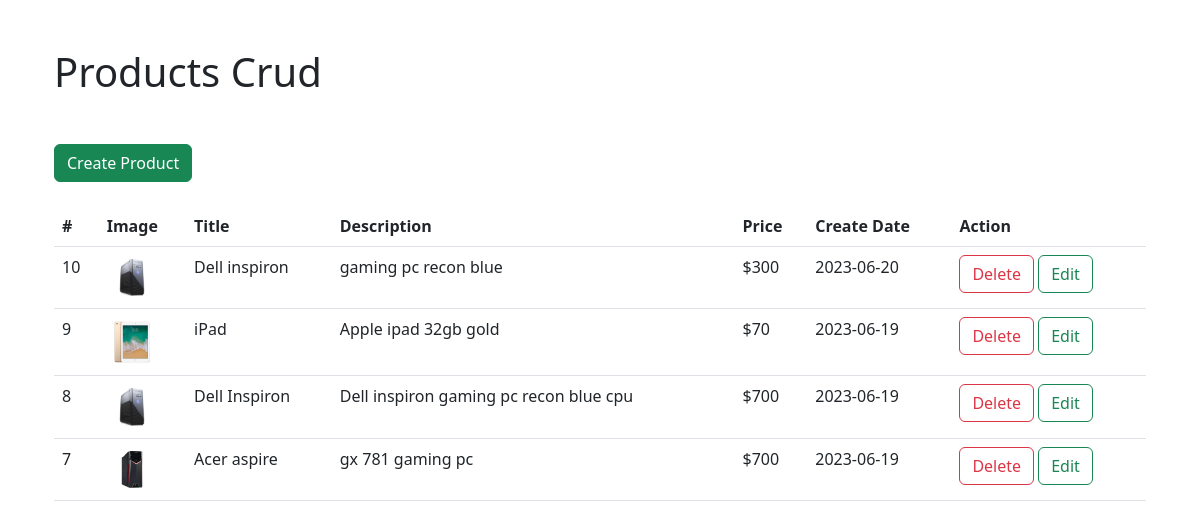
The page / on the database its author committed.
### tables this page shows
CREATE TABLE `products` (
  `id` int(10) NOT NULL,
  `image` varchar(500) NOT NULL,
  `title` varchar(50) NOT NULL,
  `price` double DEFAULT NULL,
  `date_created` date DEFAULT current_timestamp(),
  `description` varchar(1000) DEFAULT NULL
);

### includes/autoloader.php (called while the page is built, shortened)
<?php
function myAutoLoader($className)
{
    $url = $_SERVER['HTTP_HOST'] . $_SERVER['REQUEST_URI'];
    if (strpos($url, 'includes') !== false) {
        $path = '../classes/';
    } else {
        $path = 'classes/';
    }
    $ext = ".php";
}

### classes/Database.php (called while the page is built)
<?php
class Database
{
    private $host = "localhost";
    private $user = "root";
    private $password = "";
    private $dbName = "products-crud";
    protected function connect()
    {
        $dsn = 'mysql:host=' . $this->host . ';dbname=' . $this->dbName;
        $pdo = new PDO($dsn, $this->user, $this->password);
        $pdo->setAttribute(PDO::ATTR_DEFAULT_FETCH_MODE, PDO::FETCH_ASSOC);
        return $pdo;
    }
}

### classes/Products.php (called while the page is built, shortened)
<?php
class Products extends Database
{
    protected function getProducts()
    {
        $query = "SELECT * FROM products ORDER BY id DESC ";
        $stmt = $this->connect()->prepare($query);
        $stmt->execute();
        $products = $stmt->fetchAll();
        return $products;
    }
}

### classes/ProductsView.php (called while the page is built)
<?php
class ProductsView extends Products
{
    public function showProducts()
    {
        $results = $this->getProducts();
        return $results;
    }
}

### index.php (the view, shortened to what this page needs)
<?php
include_once 'includes/header.php';
?>
<div class="container p-4">
    <h1 class="my-4">Products Crud</h1>
    <a href="create-product.php" class="btn btn-success my-4">Create Product</a>
    <table class="table">
        <thead>
            <tr>
                <th scope="col">#</th>
                <th scope="col">Image</th>
                <th scope="col">Title</th>
                <th scope="col">Description</th>
                <th scope="col">Price</th>
                <th scope="col">Create Date</th>
                <th scope="col">Action</th>
            </tr>
        </thead>
        <tbody>
            <?php
            $showProducts = new ProductsView();
            $products = $showProducts->showProducts();
            foreach ($products as $key => $product) {
            ?>
                <tr>
                    <td><?php echo $product['id']; ?></td>
                    <td><img src="assets/images/<?php echo $product['image'] ?>" class="img-thumbnail" alt="..." style="width: 50px; border:none;"></td>
                    <td><?php echo $product['title']; ?></td>
                    <td><?php echo $product['description']; ?></td>
                    <td>&dollar;<?php echo $product['price']; ?></td>
                    <td><?php echo $product['date_created']; ?></td>
                    <td>
                        <a href="includes/delete-product.php?id=<?php echo $product['id'] ?>" class="btn btn-outline-danger">Delete</a>
                        <a href="edit-product.php?id=<?php echo $product['id'] ?>" class="btn btn-outline-success">Edit</a>
                    </td>
                </tr>
            <?php
            }
            ?>
        </tbody>
    </table>
</div>
<?php
include_once 'includes/footer.php';
?>

### includes/header.php (shortened to what this page needs)
<?php
include_once 'autoloader.php';
?>
<!DOCTYPE html>
<html lang="en">
<head>
    <link rel="stylesheet" href="assets/bootstrap/css/bootstrap.min.css">
</head>
<body>
    <section>

### includes/footer.php
</section>
</body>
</html>

### rows shown on the page
products: id "10", image (picture), title "Dell inspiron", description "gaming pc recon blue", price "300", date_created "2023-06-20"
products: id "9", image (picture), title "iPad", description "Apple ipad 32gb gold", price "70", date_created "2023-06-19"
products: id "8", image (picture), title "Dell Inspiron", description "Dell inspiron gaming pc recon blue cpu", price "700", date_created "2023-06-19"
products: id "7", image (picture), title "Acer aspire", description "gx 781 gaming pc", price "700", date_created "2023-06-19"
